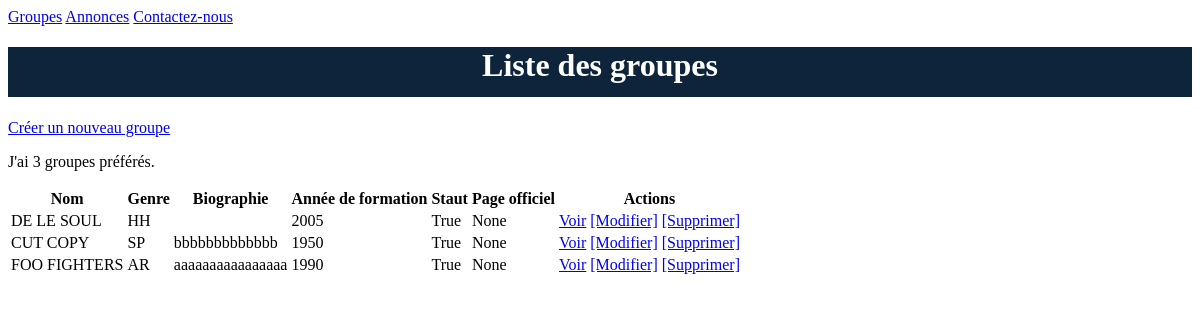
The page /bands/ on the database as committed earlier.
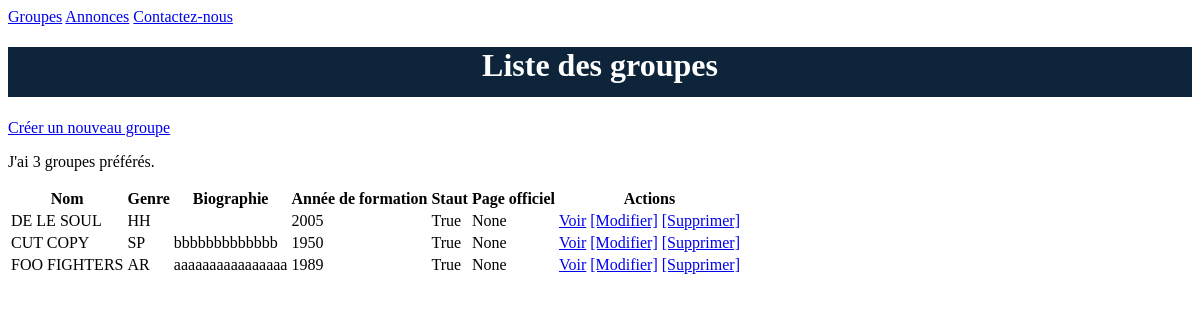
The same page on the database as committed later.
### listings/models.py (models this page shows, shortened)
class Band(models.Model):
    class Genre(models.TextChoices):
        HIP_HOP = 'HH'
        SYNTH_HOP = 'SP'
        ALTERNATIVE_ROCK = 'AR'
    name = models.fields.CharField(max_length=100)
    genre = models.fields.CharField(choices=Genre.choices, max_length=5) # liste de choix
    biography = models.fields.CharField(max_length=1000)
    year_formed = models.fields.IntegerField(
        validators=[MinValueValidator(1900), MaxValueValidator(2022)])
    active = models.fields.BooleanField(default=True)
    offials_homepage = models.fields.URLField(null=True, blank=True)

### listings/views.py (the view)
# urls.py: path('bands/', views.band_list, name='band-list'), # Voir la liste
def band_list(request):
    bands = Band.objects.all() # Requette pour afficher touts les champs dans band
    return render(request, 'bands/band_list.html', {'bands': bands})

### listings/templates/bands/band_list.html
{% extends 'listings/base.html' %}
{% block content %}
<h1>Liste des groupes</h1>
<a href="{% url 'band-create' %}">Créer un nouveau groupe</a>
<p>J'ai {{ bands|length }} groupes préférés.</p>
<table>
    <thead>
        <th>Nom</th>
        <th>Genre</th>
        <th>Biographie</th>
        <th>Année de formation</th>
        <th>Staut</th>
        <th>Page officiel</th>
        <th>Actions</th>
    </thead>
    <tbody>
        {% for band in bands %}
          <tr>
            <td>{{ band.name|upper }}</td>
            <td>{{ band.genre }}</td>
            <td>{{ band.biography }}</td>
            <td>{{ band.year_formed }}</td>
            <td>{{ band.active }}</td>
            <td>{{ band.offials_homepage }}</td>
            <td>
                <a href="{% url 'band-detail' band.id %}">Voir</a>
                <a href="{% url 'band-update' band.id %}">[Modifier]</a>
                <a href="{% url 'band-delete' band.id %}">[Supprimer]</a>
            </td>
          </tr>
        {% endfor %}
    </tbody>
</table>
{% endblock %}

Rows that differ between the two databases and show on the page:
changed Band "FOO FIGHTERS": year_formed "1990" → "1989"
